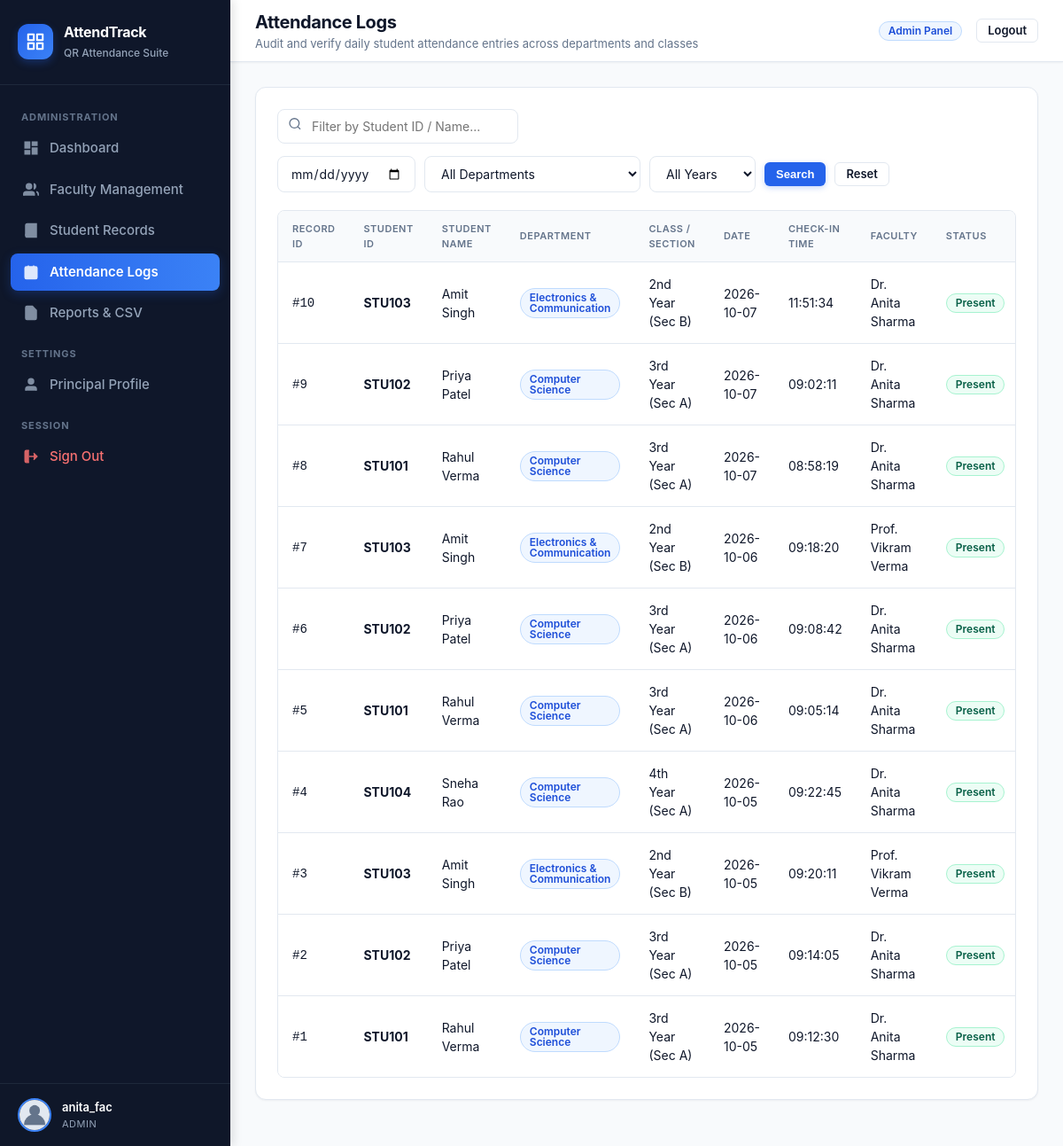
/admin/attendance (signed in), run on the app's committed database.
### tables this page shows
CREATE TABLE attendance (
        attendance_id INTEGER PRIMARY KEY AUTOINCREMENT,
        student_id TEXT NOT NULL,
        faculty_id TEXT,
        date TEXT NOT NULL,
        time TEXT NOT NULL,
        status TEXT DEFAULT 'Present',
        created_at TIMESTAMP DEFAULT CURRENT_TIMESTAMP,
        FOREIGN KEY (student_id) REFERENCES students(student_id) ON DELETE CASCADE
    );

CREATE TABLE students (
        student_id TEXT PRIMARY KEY,
        name TEXT NOT NULL,
        department TEXT NOT NULL,
        year TEXT NOT NULL,
        semester TEXT NOT NULL,
        section TEXT NOT NULL,
        phone TEXT NOT NULL,
        parent_phone TEXT NOT NULL,
        email TEXT NOT NULL,
        username TEXT UNIQUE NOT NULL,
        password TEXT NOT NULL,
        photo TEXT DEFAULT 'default_avatar.png',
        qr_code TEXT NOT NULL,
        created_at TIMESTAMP DEFAULT CURRENT_TIMESTAMP
    );

### routes/admin.py (the view)
@admin_bp.route('/attendance')
@login_required
@role_required('admin')
def attendance():
    date = request.args.get('date', '').strip()
    department = request.args.get('department', '').strip()
    class_year = request.args.get('year', '').strip()
    section = request.args.get('section', '').strip()
    student_id = request.args.get('student_id', '').strip()
    records = AttendanceModel.get_records(
        date=date if date else None,
        department=department if department else None,
        class_year=class_year if class_year else None,
        section=section if section else None,
        student_id=student_id if student_id else None
    )
    filter_data = AttendanceModel.get_distinct_filters()
    return render_template(
        'attendance.html',
        records=records,
        filters=filter_data,
        selected_date=date,
        selected_dept=department,
        selected_year=class_year,
        selected_sec=section,
        selected_student=student_id,
        user_role='admin'
    )

### database.py (called while the page is built)
def get_db():
    conn = sqlite3.connect(DB_PATH)
    conn.row_factory = sqlite3.Row
    conn.execute("PRAGMA foreign_keys = ON;")
    return conn

### models/models.py (called while the page is built)
    @staticmethod
    def get_distinct_filters():
        conn = get_db()
        cursor = conn.cursor()
        cursor.execute("SELECT DISTINCT department FROM students WHERE department IS NOT NULL AND department != '' ORDER BY department")
        departments = [r['department'] for r in cursor.fetchall()]
        cursor.execute("SELECT DISTINCT year FROM students WHERE year IS NOT NULL AND year != '' ORDER BY year")
        years = [r['year'] for r in cursor.fetchall()]
        cursor.execute("SELECT DISTINCT section FROM students WHERE section IS NOT NULL AND section != '' ORDER BY section")
        sections = [r['section'] for r in cursor.fetchall()]
        conn.close()
        return {
            "departments": departments,
            "years": years,
            "sections": sections
        }

### utils/helpers.py (called while the page is built, shortened)
def login_required(f):
    @wraps(f)
    def decorated_function(*args, **kwargs):
        if 'user_id' not in session or 'role' not in session:
            flash("Please sign in to access this page.", "warning")
            return redirect(url_for('auth.login', role=request.endpoint.split('.')[0] if '.' in request.endpoint else 'student'))
        return f(*args, **kwargs)
    return decorated_function

def role_required(*allowed_roles):
    def decorator(f):
        @wraps(f)
        def decorated_function(*args, **kwargs):
            if 'user_id' not in session or 'role' not in session:
                flash("Please sign in to access this page.", "warning")
                return redirect(url_for('auth.login'))
            return f(*args, **kwargs)
        return decorated_function
    return decorator

### templates/attendance.html (shortened to what this page needs)
{% extends "base.html" %}
{% block header_title %}Attendance Logs{% endblock %}
{% block header_subtitle %}Audit and verify daily student attendance entries across departments and classes{% endblock %}
{% block content %}
<div class="card">
  <form method="GET" class="toolbar">
    <div class="search-box">
      <span class="search-icon">
      </span>
      <input
        type="text"
        name="student_id"
        class="form-control"
        placeholder="Filter by Student ID / Name..."
        value="{{ selected_student or '' }}"
      >
    </div>
    <div class="filters-group">
      <input
        type="date"
        name="date"
        class="form-control"
        style="width: auto;"
        value="{{ selected_date or '' }}"
      >
      {% if filters %}
        <select name="department" class="form-control" style="width: auto; min-width: 160px;">
          <option value="">All Departments</option>
        </select>
        <select name="year" class="form-control" style="width: auto; min-width: 120px;">
          <option value="">All Years</option>
        </select>
      {% endif %}
      <button type="submit" class="btn btn-primary btn-sm">Search</button>
      <a href="{{ url_for(request.endpoint) }}" class="btn btn-outline btn-sm">Reset</a>
    </div>
  </form>
  <div class="table-container">
    <table class="table">
      <thead>
        <tr>
          <th>Record ID</th>
          <th>Student ID</th>
          <th>Student Name</th>
          <th>Department</th>
          <th>Class / Section</th>
          <th>Date</th>
          <th>Check-in Time</th>
          <th>Faculty</th>
          <th>Status</th>
        </tr>
      </thead>
      <tbody>
        {% for rec in records %}
          <tr>
            <td><code>#{{ rec.attendance_id }}</code></td>
            <td><strong>{{ rec.student_id }}</strong></td>
            <td>{{ rec.student_name or student.name }}</td>
            <td><span class="badge badge-primary">{{ rec.department or student.department }}</span></td>
            <td>{{ rec.year or student.year }} (Sec {{ rec.section or student.section }})</td>
            <td>{{ rec.date }}</td>
            <td>{{ rec.time }}</td>
            <td>{{ rec.faculty_name or 'Faculty' }}</td>
            <td><span class="badge badge-success">{{ rec.status }}</span></td>
          </tr>
        {% else %}
          <tr>
            <td colspan="9" style="text-align: center; color: var(--text-muted); padding: 36px;">
              No attendance records found matching your query criteria.
            </td>
          </tr>
        {% endfor %}
      </tbody>
    </table>
  </div>
</div>
{% endblock %}

### static/css/style.css (style rules this page uses)
:root { --primary: #2563eb; --primary-hover: #1d4ed8; --primary-light: #eff6ff; --primary-border: #bfdbfe; --secondary: #64748b; --sidebar-bg: #0f172a; --sidebar-surface: #1e293b; --sidebar-border: #334155; --sidebar-text: #94a3b8; --sidebar-text-active: #ffffff; --bg-main: #f8fafc; --card-bg: #ffffff; --text-main: #0f172a; --text-muted: #64748b; --border: #e2e8f0; --success: #10b981; --success-bg: #ecfdf5; --success-border: #a7f3d0; --danger: #ef4444; --danger-bg: #fef2f2; --danger-border: #fecaca; --warning: #f59e0b; --warning-bg: #fffbeb; --warning-border: #fde68a; --info: #0ea5e9; --info-bg: #f0f9ff; --radius-sm: 8px; --radius-md: 12px; --radius-lg: 16px; --radius-xl: 24px; --shadow-sm: 0 1px 2px 0 rgba(15, 23, 42, 0.05); --shadow-md: 0 4px 6px -1px rgba(15, 23, 42, 0.07), 0 2px 4px -2px rgba(15, 23, 42, 0.05); --shadow-lg: 0 10px 15px -3px rgba(15, 23, 42, 0.08), 0 4px 6px -4px rgba(15, 23, 42, 0.03); --shadow-xl: 0 20px 25px -5px rgba(15, 23, 42, 0.1), 0 8px 10px -6px rgba(15, 23, 42, 0.04); --transition: all 0.2s cubic-bezier(0.4, 0, 0.2, 1); }
*, *::before, *::after { box-sizing: border-box; margin: 0; padding: 0; }
body { font-family: -apple-system, BlinkMacSystemFont, "Segoe UI", Roboto, Helvetica, Arial, sans-serif; background-color: var(--bg-main); color: var(--text-main); line-height: 1.5; font-size: 15px; -webkit-font-smoothing: antialiased; }
a { color: var(--primary); text-decoration: none; transition: var(--transition); }
.card { background: var(--card-bg); border-radius: var(--radius-md); border: 1px solid var(--border); box-shadow: var(--shadow-sm); padding: 24px; margin-bottom: 24px; transition: var(--transition); }
.btn { display: inline-flex; align-items: center; justify-content: center; gap: 8px; padding: 10px 18px; font-size: 14px; font-weight: 600; border-radius: var(--radius-sm); border: 1px solid transparent; cursor: pointer; transition: var(--transition); text-decoration: none; line-height: 1; }
.btn-primary { background: var(--primary); color: #ffffff; box-shadow: 0 2px 6px rgba(37, 99, 235, 0.25); }
.btn-outline { background: transparent; border-color: var(--border); color: var(--text-main); }
.btn-sm { padding: 6px 12px; font-size: 13px; border-radius: 6px; }
.badge { display: inline-flex; align-items: center; padding: 4px 10px; border-radius: 20px; font-size: 12px; font-weight: 600; line-height: 1; }
.badge-success { background-color: var(--success-bg); color: #065f46; border: 1px solid var(--success-border); }
.badge-primary { background-color: var(--primary-light); color: var(--primary-hover); border: 1px solid var(--primary-border); }
.form-control { width: 100%; padding: 10px 14px; font-size: 14px; color: var(--text-main); background-color: #ffffff; border: 1px solid var(--border); border-radius: var(--radius-sm); transition: var(--transition); outline: none; font-family: inherit; }
.table-container { overflow-x: auto; border-radius: var(--radius-sm); border: 1px solid var(--border); background: var(--card-bg); }
.table { width: 100%; border-collapse: collapse; text-align: left; font-size: 14px; }
.table th { background-color: #f8fafc; padding: 12px 16px; font-weight: 600; color: var(--text-muted); text-transform: uppercase; font-size: 11px; letter-spacing: 0.5px; border-bottom: 1px solid var(--border); }
.table td { padding: 14px 16px; border-bottom: 1px solid var(--border); color: var(--text-main); vertical-align: middle; }
.table tr:last-child td { border-bottom: none; }
.toolbar { display: flex; flex-wrap: wrap; align-items: center; justify-content: space-between; gap: 14px; margin-bottom: 20px; }
.search-box { position: relative; min-width: 260px; }
.search-box input { padding-left: 38px; }
.search-icon { position: absolute; left: 12px; top: 50%; transform: translateY(-50%); color: var(--text-muted); pointer-events: none; }
.filters-group { display: flex; flex-wrap: wrap; align-items: center; gap: 10px; }

### data on the page
attendance: attendance_id "10", student_id "STU103", name "Amit Singh", department "Electronics & Communication", year "2nd Year", section "B", date "2026-10-07", time "11:51:34", faculty_name "Dr. Anita Sharma", status "Present"
attendance: attendance_id "9", student_id "STU102", name "Priya Patel", department "Computer Science", year "3rd Year", section "A", date "2026-10-07", time "09:02:11", faculty_name "Dr. Anita Sharma", status "Present"
attendance: attendance_id "8", student_id "STU101", name "Rahul Verma", department "Computer Science", year "3rd Year", section "A", date "2026-10-07", time "08:58:19", faculty_name "Dr. Anita Sharma", status "Present"
attendance: attendance_id "7", student_id "STU103", name "Amit Singh", department "Electronics & Communication", year "2nd Year", section "B", date "2026-10-06", time "09:18:20", faculty_name "Prof. Vikram Verma", status "Present"
attendance: attendance_id "6", student_id "STU102", name "Priya Patel", department "Computer Science", year "3rd Year", section "A", date "2026-10-06", time "09:08:42", faculty_name "Dr. Anita Sharma", status "Present"
attendance: attendance_id "5", student_id "STU101", name "Rahul Verma", department "Computer Science", year "3rd Year", section "A", date "2026-10-06", time "09:05:14", faculty_name "Dr. Anita Sharma", status "Present"
attendance: attendance_id "4", student_id "STU104", name "Sneha Rao", department "Computer Science", year "4th Year", section "A", date "2026-10-05", time "09:22:45", faculty_name "Dr. Anita Sharma", status "Present"
attendance: attendance_id "3", student_id "STU103", name "Amit Singh", department "Electronics & Communication", year "2nd Year", section "B", date "2026-10-05", time "09:20:11", faculty_name "Prof. Vikram Verma", status "Present"
attendance: attendance_id "2", student_id "STU102", name "Priya Patel", department "Computer Science", year "3rd Year", section "A", date "2026-10-05", time "09:14:05", faculty_name "Dr. Anita Sharma", status "Present"
attendance: attendance_id "1", student_id "STU101", name "Rahul Verma", department "Computer Science", year "3rd Year", section "A", date "2026-10-05", time "09:12:30", faculty_name "Dr. Anita Sharma", status "Present"

### other printed values
{{ current_user_name }} "anita_fac"
{{ current_role }} "ADMIN"
{{ current_role }} "Admin"
